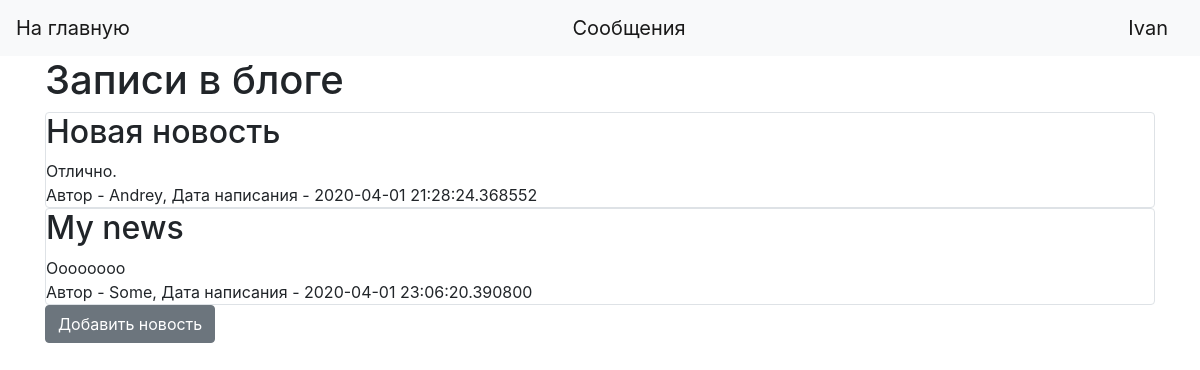
Screenshot of / (signed in) with the database file from the repository.
### data/users.py (models this page shows, shortened)
class User(SqlAlchemyBase, UserMixin):
    __tablename__ = 'users'
    id = sqlalchemy.Column(sqlalchemy.Integer,
                           primary_key=True, autoincrement=True)
    name = sqlalchemy.Column(sqlalchemy.String, nullable=True)
    surname = sqlalchemy.Column(sqlalchemy.String, nullable=True)
    email = sqlalchemy.Column(sqlalchemy.String,
                              index=True, unique=True, nullable=True)
    hashed_password = sqlalchemy.Column(sqlalchemy.String, nullable=True)
    bday = sqlalchemy.Column(sqlalchemy.Date,
                             nullable=True)
    posts = orm.relation("Posts", back_populates='user')
    messages_from = orm.relation("Messages", back_populates='from_user')
    messages_to = orm.relation("Messages", back_populates='to_user')

### data/posts.py (models this page shows)
class Posts(SqlAlchemyBase):
    __tablename__ = 'posts'
    id = sqlalchemy.Column(sqlalchemy.Integer,
                           primary_key=True, autoincrement=True)
    title = sqlalchemy.Column(sqlalchemy.String, nullable=True)
    content = sqlalchemy.Column(sqlalchemy.String, nullable=True)
    created_date = sqlalchemy.Column(sqlalchemy.DateTime,
                                     default=datetime.datetime.now)
    is_private = sqlalchemy.Column(sqlalchemy.Boolean, default=True)
    user_id = sqlalchemy.Column(sqlalchemy.Integer,
                                sqlalchemy.ForeignKey("users.id"))
    user = orm.relation('User')

### main.py (the view)
@app.route("/")
def index():
    session = db_session.create_session()
    if current_user.is_authenticated:
        news = session.query(Posts).filter(
            (Posts.user == current_user) | (Posts.is_private != True))
    else:
        news = session.query(Posts).filter(Posts.is_private != True)
    return render_template("index.html", news=news)

### data/db_session.py (called while the page is built)
def create_session() -> Session:
    global __factory
    return __factory()

### main.py (called while the page is built)
@login_manager.user_loader
def load_user(user_id):
    session = db_session.create_session()
    return session.query(User).get(user_id)

### templates/index.html (shortened to what this page needs)
{% extends "base.html" %}
{% block content %}
<h1>Записи в блоге</h1>
{% for item in news%}
<div class="col-md6 border rounded">
    <h2>{{item.title}}</h2>
    <div>
        {{item.content}}
    </div>
    <div>
        Автор - {{item.user.name}}, Дата написания - {{item.created_date}}
    </div>
</div>
{% endfor %}
  {% if current_user.is_authenticated %}
        <a href="news" class="btn btn-secondary">Добавить новость</a>
    {% endif %}
{% endblock %}

### templates/base.html (shortened to what this page needs)
<!doctype html>
<html lang="en">
<head>
    <link rel="stylesheet"
          href="https://stackpath.bootstrapcdn.com/bootstrap/4.4.1/css/bootstrap.min.css"
>
</head>
<body>
<header>
    <nav class="navbar navbar-light bg-light">
        <a class="navbar-brand" href="/">На главную</a>
        {% if current_user.is_authenticated %}
        <a class="navbar-brand" href="/users">Сообщения</a>
        <a class="navbar-brand" href="/logout">{{ current_user.name }}</a>
{% else %}
    <p>
        <a class="btn btn-primary " href="/register">Зарегистрироваться</a>
        <a class="btn btn-success" href="/login">Войти</a>
    </p>
{% endif %}
    </nav>
</header>
<main role="main" class="container">
    {% block content %}{% endblock %}
</main>
</body>
</html>

### rows the page displays
User: name "Ivan"
Posts: title "Новая новость", content "Отлично.", user.name "Andrey", created_date "2020-04-01 21:28:24.368552"
Posts: title "My news", content "Oooooooo", user.name "Some", created_date "2020-04-01 23:06:20.390800"
